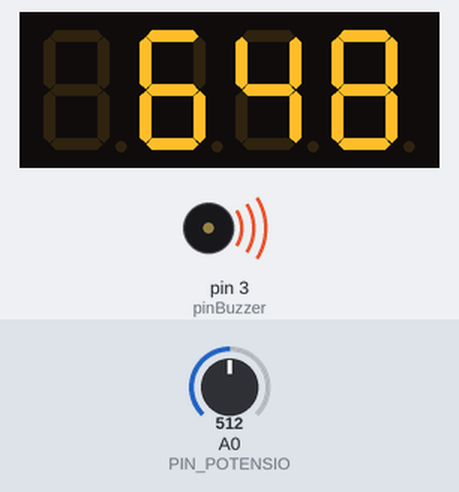
Recording of a sketch running on a simulated Arduino Uno, built with avr-gcc and run on an emulated ATmega328P. Shown: 4-digit seven-segment display, buzzer (waves = sounding). The test bench sets the inputs (shaded band); at power-on: A0 (PIN_POTENSIO) = 512.

Above: at 1.3 s.
1.4 s: A0 (PIN_POTENSIO) set to 716
At 2.03 s:
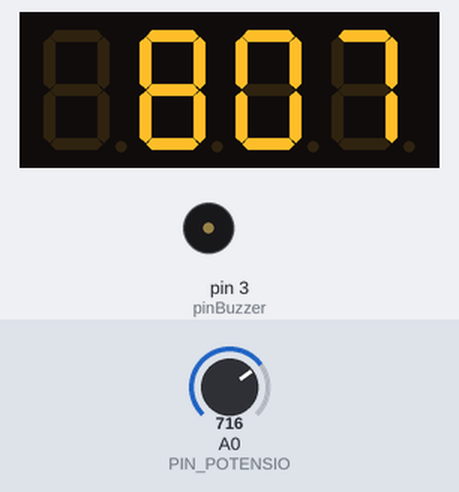
3.3 s: A0 (PIN_POTENSIO) set to 900
At 4.38 s:
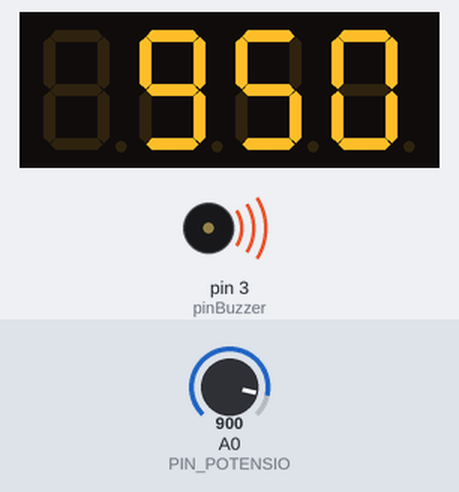
5.4 s: A0 (PIN_POTENSIO) set to 1023
At 6.48 s:
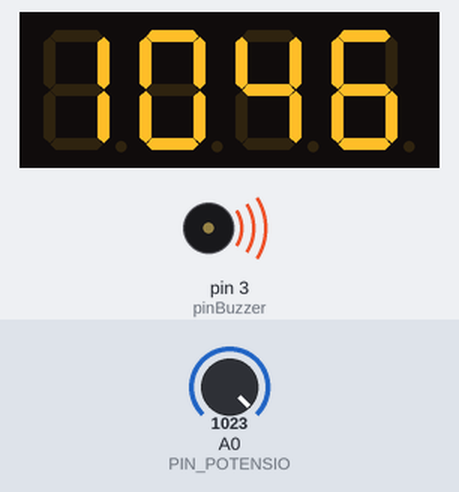
Timing chart, 0 to 13.5 s (numbered marks = the images above; inputs shaded):
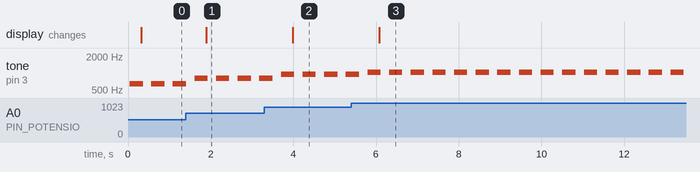

The sketch:

TUTORIAL_Buzzer_3.ino
```cpp
/*
   TUTORIAL PASSIVE BUZZER PADA ARDUINO
   GABUNG POTENSIO DAN SEVEN SEGMENT
   D3 -> Passive Buzzer +

   Potensio -> A0
   CLK -> D10
   DIO -> D11

*/
#include <Arduino.h>
#include <TM1637Display.h>

#define pinBuzzer 3 //buzzer pada pin D3
#define PIN_POTENSIO A0
#define CLK 10
#define DIO 11
int jeda = 200;
TM1637Display display(CLK, DIO);

void setup() {
  pinMode(pinBuzzer, OUTPUT); //set menjadi output
  pinMode(PIN_POTENSIO, INPUT); //set A0 menjadi input (potensio)
  display.setBrightness(0x0f);
}

void loop() {
  int nilaiPotensio = analogRead(PIN_POTENSIO);
  int frek = map(nilaiPotensio, 0, 1023, 251, 1046); //memetakan nilai analog potensio 0-1023 ke nilai rentang frekwensi
  playTone(frek, 300); //nada C
  display.showNumberDec(frek, false);
  delay(jeda); //jeda waktu 1 detik, akan tetap menyala selama 1 detik

}


void playTone(long note, long millisecond) {
  long frequency = note;
  long length = millisecond;
  if (frequency > 0) {
    long delayValue = 1000000 / frequency / 2;
    long numCycles = frequency * length / 1000;
    for (long i = 0; i < numCycles; i++) {
      digitalWrite(pinBuzzer, HIGH);
      delayMicroseconds(delayValue);
      digitalWrite(pinBuzzer, LOW);
      delayMicroseconds(delayValue);
    }
  }
  else delay(millisecond);
}
```

Measured:
- after the input at 1.4 s, the display: changes after 0.49 s (image 1)
- after the input at 3.3 s, the display: changes after 0.68 s (image 2)
- after the input at 5.4 s, the display: changes after 0.68 s (image 3)
- by itself, tone on pin 3 (pinBuzzer): alternates 1036 Hz for 0.32 s and silent for 0.20 s
